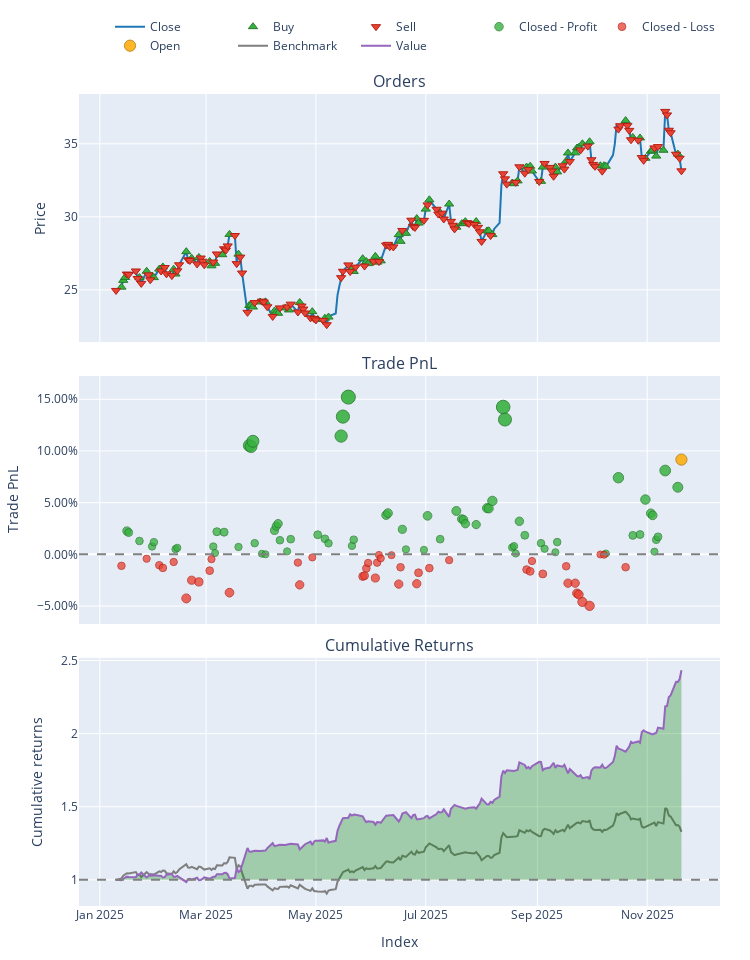

Notebook code for this chart:
### Code cell
# 2. Load Data
try:
    # ensuring your path is correct
    data = pd.read_csv('data/processed/CWCO_processed_2022.csv')
    if 'Date' in data.columns:
        data['Date'] = pd.to_datetime(data['Date'])
        data.set_index('Date', inplace=True)
    print("Data loaded successfully.")
except FileNotFoundError:
    print("Error: Data file not found. Check path.")
    sys.exit()

# 3. Split Train/Test
split_idx = int(len(data) * 0.7)
train_df = data.iloc[:split_idx]
test_df = data.iloc[split_idx:]

# --- TRAINING PHASE ---
print("Training PPO Agent...")

# Initialize Trainer (Pass config if needed, or defaults)
trainer = ModelTrainerRL(config['reinforcement_learning'])
env_params = config['reinforcement_learning']['environment']

# Create Training Environment
env_train = TradingEnvRL(
    train_df, 
    initial_balance=env_params.get('initial_balance', 10000),
    commission=env_params.get('commission', 0.001),
    lookback_window=env_params.get('lookback_window', 30),
    reward_func='profit'
)

# Train and Save
# This automatically handles the VecNormalize wrapper creation
result = trainer.train_ppo(env_train) 

# IMPORTANT: Save the model and the normalization stats to disk
# We will reload them for the test phase to ensure consistency
save_path = "models/"
trainer.save_models(save_path)
print("Training Complete. Models saved.")

# --- INFERENCE PHASE (UPDATED) ---
print("Generating Agent Predictions on Test Data...")

# 1. Load the Trained Model
model = PPO.load(os.path.join(save_path, "ppo_model"))

# 2. Create the Test Environment
# Must have the same observation space (columns) as training
env_test = TradingEnvRL(
    test_df, 
    initial_balance=env_params.get('initial_balance', 100000),
    commission=env_params.get('commission', 0.001),
    lookback_window=env_params.get('lookback_window', 30),
    reward_func='profit' 
)

# 3. Wrap it in DummyVecEnv (Required for SB3)
vec_env_test = DummyVecEnv([lambda: env_test])

# 4. Load Normalization Statistics
# This applies the Training Mean/Variance to the Test Data (Crucial!)
norm_path = os.path.join(save_path, "ppo_vecnormalize.pkl")
if os.path.exists(norm_path):
    vec_env_test = VecNormalize.load(norm_path, vec_env_test)
    vec_env_test.training = False     # Do not update stats on test data
    vec_env_test.norm_reward = False  # Do not normalize rewards for testing
else:
    print("WARNING: Normalization stats not found. Model predictions may be garbage.")

# 5. Run Inference Loop
obs = vec_env_test.reset()
done = [False]  # VecEnv returns done as a list/array
actions = []

while not done[0]:
    # Predict action (obs is now correctly scaled)
    action, _ = model.predict(obs, deterministic=True)
    actions.append(action[0]) # Extract single action
    
    # Step the environment
    obs, _, done, _ = vec_env_test.step(action)

print(f"Generated {len(actions)} actions.")


# --- BACKTESTING PHASE ---
print("Running Backtest...")

backtester = PortfolioBacktesterRL(env_params) 

# Note: 'actions' corresponds to the period [lookback_window : end]
# Ensure your backtester handles this alignment. 
# Usually, passing the full price_data and the lookback_window allows 
# the backtester to slice the prices correctly to match the actions.
portfolio = backtester.run_backtest(
    price_data=test_df['close'], 
    predicted_weights=np.array(actions).flatten(),
    lookback_window=env_params.get('lookback_window', 30)
)

comparison = backtester.compare_with_buy_and_hold_rl()

# Show Metrics
metrics = backtester.get_performance_metrics()
print("\n--- Strategy Performance ---")
for k, v in metrics.items():
    print(f"{k}: {v:.4f}")
    
# Plot
portfolio.plot().show()
